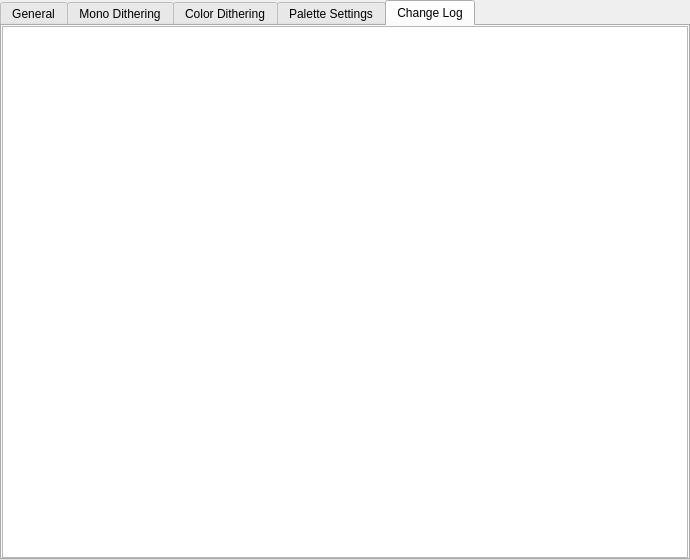
<?xml version="1.0" encoding="UTF-8"?>
<ui version="4.0">
 <class>HelpWindow</class>
 <widget class="QDialog" name="HelpWindow">
  <property name="geometry">
   <rect>
    <x>0</x>
    <y>0</y>
    <width>690</width>
    <height>560</height>
   </rect>
  </property>
  <property name="windowTitle">
   <string>Ditherista Press Help</string>
  </property>
  <layout class="QGridLayout" name="gridLayout_2">
   <property name="leftMargin">
    <number>0</number>
   </property>
   <property name="topMargin">
    <number>0</number>
   </property>
   <property name="rightMargin">
    <number>0</number>
   </property>
   <property name="bottomMargin">
    <number>0</number>
   </property>
   <property name="spacing">
    <number>0</number>
   </property>
   <item row="0" column="0">
    <widget class="QTabWidget" name="tabWidget">
     <property name="currentIndex">
      <number>4</number>
     </property>
     <widget class="QWidget" name="tab">
      <attribute name="title">
       <string>General</string>
      </attribute>
      <layout class="QGridLayout" name="gridLayout">
       <property name="leftMargin">
        <number>0</number>
       </property>
       <property name="topMargin">
        <number>0</number>
       </property>
       <property name="rightMargin">
        <number>0</number>
       </property>
       <property name="bottomMargin">
        <number>0</number>
       </property>
       <property name="spacing">
        <number>0</number>
       </property>
       <item row="0" column="0">
        <widget class="QTextEdit" name="pageGeneral">
         <property name="mouseTracking">
          <bool>false</bool>
         </property>
         <property name="acceptDrops">
          <bool>false</bool>
         </property>
         <property name="frameShadow">
          <enum>QFrame::Shadow::Plain</enum>
         </property>
         <property name="lineWidth">
          <number>0</number>
         </property>
         <property name="documentTitle">
          <string notr="true"/>
         </property>
         <property name="undoRedoEnabled">
          <bool>false</bool>
         </property>
         <property name="readOnly">
          <bool>true</bool>
         </property>
        </widget>
       </item>
      </layout>
     </widget>
     <widget class="QWidget" name="tab_2">
      <attribute name="title">
       <string>Mono Dithering</string>
      </attribute>
      <layout class="QGridLayout" name="gridLayout_5">
       <property name="leftMargin">
        <number>0</number>
       </property>
       <property name="topMargin">
        <number>0</number>
       </property>
       <property name="rightMargin">
        <number>0</number>
       </property>
       <property name="bottomMargin">
        <number>0</number>
       </property>
       <property name="spacing">
        <number>0</number>
       </property>
       <item row="0" column="0">
        <widget class="QTextEdit" name="pageMonoDithering">
         <property name="mouseTracking">
          <bool>false</bool>
         </property>
         <property name="acceptDrops">
          <bool>false</bool>
         </property>
         <property name="frameShadow">
          <enum>QFrame::Shadow::Plain</enum>
         </property>
         <property name="lineWidth">
          <number>0</number>
         </property>
         <property name="undoRedoEnabled">
          <bool>false</bool>
         </property>
         <property name="readOnly">
          <bool>true</bool>
         </property>
        </widget>
       </item>
      </layout>
     </widget>
     <widget class="QWidget" name="tab_3">
      <attribute name="title">
       <string>Color Dithering</string>
      </attribute>
      <layout class="QGridLayout" name="gridLayout_4">
       <property name="leftMargin">
        <number>0</number>
       </property>
       <property name="topMargin">
        <number>0</number>
       </property>
       <property name="rightMargin">
        <number>0</number>
       </property>
       <property name="bottomMargin">
        <number>0</number>
       </property>
       <property name="spacing">
        <number>0</number>
       </property>
       <item row="0" column="0">
        <widget class="QTextEdit" name="pageColorDithering">
         <property name="mouseTracking">
          <bool>false</bool>
         </property>
         <property name="acceptDrops">
          <bool>false</bool>
         </property>
         <property name="frameShadow">
          <enum>QFrame::Shadow::Plain</enum>
         </property>
         <property name="lineWidth">
          <number>0</number>
         </property>
         <property name="undoRedoEnabled">
          <bool>false</bool>
         </property>
         <property name="readOnly">
          <bool>true</bool>
         </property>
        </widget>
       </item>
      </layout>
     </widget>
     <widget class="QWidget" name="tab_4">
      <attribute name="title">
       <string>Palette Settings</string>
      </attribute>
      <layout class="QGridLayout" name="gridLayout_3">
       <property name="leftMargin">
        <number>0</number>
       </property>
       <property name="topMargin">
        <number>0</number>
       </property>
       <property name="rightMargin">
        <number>0</number>
       </property>
       <property name="bottomMargin">
        <number>0</number>
       </property>
       <property name="spacing">
        <number>0</number>
       </property>
       <item row="0" column="0">
        <widget class="QTextEdit" name="pagePaletteSettings">
         <property name="mouseTracking">
          <bool>false</bool>
         </property>
         <property name="acceptDrops">
          <bool>false</bool>
         </property>
         <property name="frameShadow">
          <enum>QFrame::Shadow::Plain</enum>
         </property>
         <property name="lineWidth">
          <number>0</number>
         </property>
         <property name="undoRedoEnabled">
          <bool>false</bool>
         </property>
         <property name="readOnly">
          <bool>true</bool>
         </property>
        </widget>
       </item>
      </layout>
     </widget>
     <widget class="QWidget" name="tab_5">
      <attribute name="title">
       <string>Change Log</string>
      </attribute>
      <layout class="QGridLayout" name="gridLayout_6">
       <property name="leftMargin">
        <number>0</number>
       </property>
       <property name="topMargin">
        <number>0</number>
       </property>
       <property name="rightMargin">
        <number>0</number>
       </property>
       <property name="bottomMargin">
        <number>0</number>
       </property>
       <property name="spacing">
        <number>0</number>
       </property>
       <item row="0" column="0">
        <widget class="QTextEdit" name="pageChangeLog">
         <property name="mouseTracking">
          <bool>false</bool>
         </property>
         <property name="acceptDrops">
          <bool>false</bool>
         </property>
         <property name="frameShadow">
          <enum>QFrame::Shadow::Plain</enum>
         </property>
         <property name="lineWidth">
          <number>0</number>
         </property>
         <property name="undoRedoEnabled">
          <bool>false</bool>
         </property>
         <property name="readOnly">
          <bool>true</bool>
         </property>
        </widget>
       </item>
      </layout>
     </widget>
    </widget>
   </item>
  </layout>
 </widget>
 <resources/>
 <connections/>
</ui>
